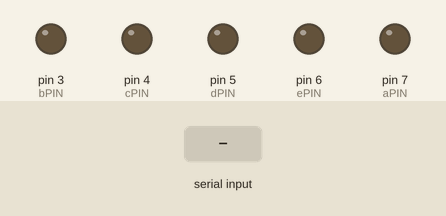
Recording of a sketch running on a simulated Arduino Uno, built with avr-gcc and run on an emulated ATmega328P. Parts: output pins drawn as LEDs (lit = HIGH). Inputs (shaded band) come from the test bench. What the sketch prints to the serial monitor is not drawn.

Above: at 1.2 s.
1.3 s: "a90\n" received over Serial
2.8 s: "b90\n" received over Serial
4.3 s: "c90\n" received over Serial
5.8 s: "d90\n" received over Serial
7.3 s: "e90\n" received over Serial
8.8 s: "a" received over Serial
At 9.9 s:
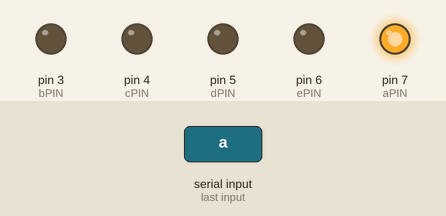
Timing chart, 0 to 11.3 s (numbered marks = the images above; inputs shaded):
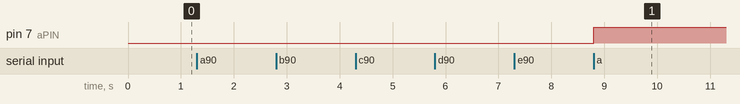

Measured:
- after the input at 8.8 s, pin 7 (aPIN): LOW → HIGH at once

The sketch:

Ex6.ino
```cpp
int aPIN = 7;
int bPIN = 3;
int cPIN = 4;
int dPIN = 5;
int ePIN = 6;

char SerialInput;

void setup() {
  // Setting up the pins
  Serial.begin(9600);

  pinMode(aPIN, OUTPUT);
  pinMode(bPIN, OUTPUT);
  pinMode(cPIN, OUTPUT);
  pinMode(dPIN, OUTPUT);
  pinMode(ePIN, OUTPUT);


  char mychar = '4';
  int val = mychar - '0';
  mychar = val + 'A' - 1;
  Serial.print(mychar);
}

void loop() {

  //Serial.println(SerialInput);

  if(Serial.available()) {
    SerialInput = Serial.read();
  }


  if(SerialInput == 'a') {
    digitalWrite(aPIN, HIGH);
    digitalWrite(bPIN, LOW);
    digitalWrite(cPIN, LOW);
    digitalWrite(dPIN, LOW);
    digitalWrite(ePIN, LOW);
  }
  else if (SerialInput == 'b') {
    digitalWrite(aPIN, LOW);
    digitalWrite(bPIN, HIGH);
    digitalWrite(cPIN, LOW);
    digitalWrite(dPIN, LOW);
    digitalWrite(ePIN, LOW);
  }
  else if (SerialInput == 'c') {
    digitalWrite(aPIN, LOW);
    digitalWrite(bPIN, LOW);
    digitalWrite(cPIN, HIGH);
    digitalWrite(dPIN, LOW);
    digitalWrite(ePIN, LOW);
  }
  else if (SerialInput == 'd') {
    digitalWrite(aPIN, LOW);
    digitalWrite(bPIN, LOW);
    digitalWrite(cPIN, LOW);
    digitalWrite(dPIN, HIGH);
    digitalWrite(ePIN, LOW);
  }
  else if (SerialInput == 'e') {
    digitalWrite(aPIN, LOW);
    digitalWrite(bPIN, LOW);
    digitalWrite(cPIN, LOW);
    digitalWrite(dPIN, LOW);
    digitalWrite(ePIN, HIGH);
  }
else {
    digitalWrite(aPIN, LOW);
    digitalWrite(bPIN, LOW);
    digitalWrite(cPIN, LOW);
    digitalWrite(dPIN, LOW);
    digitalWrite(ePIN, LOW);
  }


}
```
